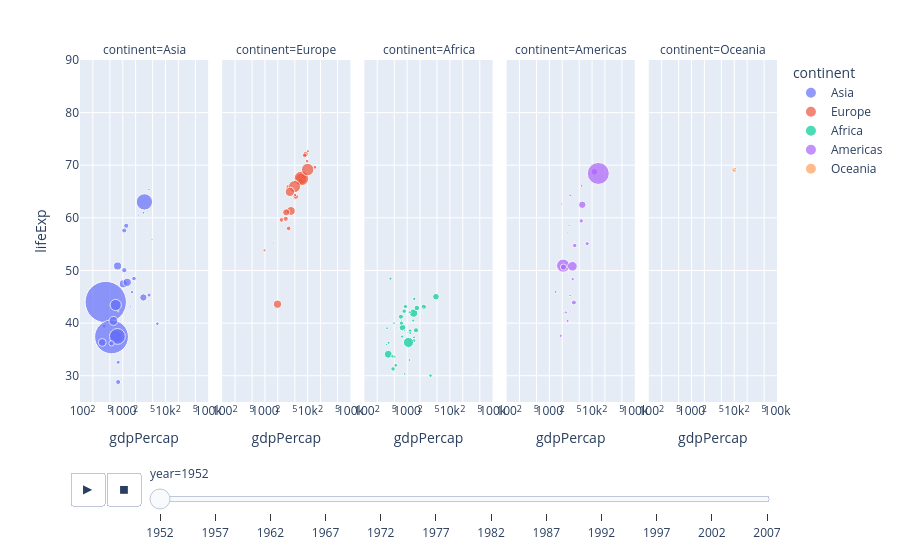

Notebook code cell kept with this figure:
### Markdown cell above
### Animations
Plotly makes it very easy to create animations

### Code cell
df = px.data.gapminder()
fig = px.scatter(df, x="gdpPercap", y="lifeExp", animation_frame="year", animation_group="country",
           size="pop", color="continent", hover_name="country", facet_col="continent",
           log_x=True, size_max=45, range_x=[100,100000], range_y=[25,90])
fig.show()

### Figure 1 — Plotly figure (JSON) as saved in the notebook; plotly's stock layout.template omitted (floating-point values rounded to 4 significant figures)
{"data": [{"hovertemplate": "<b>%{hovertext}</b><br><br>continent=Asia<br>year=1952<br>gdpPercap=%{x}<br>lifeExp=%{y}<br>pop=%{marker.size}<extra></extra>", "hovertext": ["Afghanistan", "Bahrain", "Bangladesh", "Cambodia", "China", "Hong Kong, China", "India", "Indonesia", "Iran", "Iraq", "Israel", "Japan", "Jordan", "Korea, Dem. Rep.", "Korea, Rep.", "Kuwait", "Lebanon", "Malaysia", "Mongolia", "Myanmar", "Nepal", "Oman", "Pakistan", "Philippines", "Saudi Arabia", "Singapore", "Sri Lanka", "Syria", "Taiwan", "Thailand", "Vietnam", "West Bank and Gaza", "Yemen, Rep."], "ids": ["Afghanistan", "Bahrain", "Bangladesh", "Cambodia", "China", "Hong Kong, China", "India", "Indonesia", "Iran", "Iraq", "Israel", "Japan", "Jordan", "Korea, Dem. Rep.", "Korea, Rep.", "Kuwait", "Lebanon", "Malaysia", "Mongolia", "Myanmar", "Nepal", "Oman", "Pakistan", "Philippines", "Saudi Arabia", "Singapore", "Sri Lanka", "Syria", "Taiwan", "Thailand", "Vietnam", "West Bank and Gaza", "Yemen, Rep."], "legendgroup": "Asia", "marker": {"color": "#636efa", "size": [8425333, 120447, 46886859, 4693836, 556263527, 2125900, 372000000, 82052000, 17272000, 5441766, 1620914, 86459025, 607914, 8865488, 20947571, 160000, 1439529, 6748378, 800663, 20092996, 9182536, 507833, 41346560, 22438691, 4005677, 1127000, 7982342, 3661549, 8550362, 21289402, 26246839, 1030585, 4963829], "sizemode": "area", "sizeref": 651200.0, "symbol": "circle"}, "mode": "markers", "name": "Asia", "orientation": "v", "showlegend": true, "type": "scatter", "x": [779.4, 9867.0, 684.2, 368.5, 400.4, 3054.0, 546.6, 749.7, 3035.0, 4130.0, 4087.0, 3217.0, 1547.0, 1088.0, 1031.0, 108400.0, 4835.0, 1831.0, 786.6, 331, 545.9, 1828.0, 684.6, 1273.0, 6460.0, 2315.0, 1084.0, 1643.0, 1207.0, 757.8, 605.1, 1516.0, 781.7], "xaxis": "x", "y": [28.8, 50.94, 37.48, 39.42, 44, 60.96, 37.37, 37.47, 44.87, 45.32, 65.39, 63.03, 43.16, 50.06, 47.45, 55.56, 55.93, 48.46, 42.24, 36.32, 36.16, 37.58, 43.44, 47.75, 39.88, 60.4, 57.59, 45.88, 58.5, 50.85, 40.41, 43.16, 32.55], "yaxis": "y"}, {"hovertemplate": "<b>%{hovertext}</b><br><br>continent=Europe<br>year=1952<br>gdpPercap=%{x}<br>lifeExp=%{y}<br>pop=%{marker.size}<extra></extra>", "hovertext": ["Albania", "Austria", "Belgium", "Bosnia and Herzegovina", "Bulgaria", "Croatia", "Czech Republic", "Denmark", "Finland", "France", "Germany", "Greece", "Hungary", "Iceland", "Ireland", "Italy", "Montenegro", "Netherlands", "Norway", "Poland", "Portugal", "Romania", "Serbia", "Slovak Republic", "Slovenia", "Spain", "Sweden", "Switzerland", "Turkey", "United Kingdom"], "ids": ["Albania", "Austria", "Belgium", "Bosnia and Herzegovina", "Bulgaria", "Croatia", "Czech Republic", "Denmark", "Finland", "France", "Germany", "Greece", "Hungary", "Iceland", "Ireland", "Italy", "Montenegro", "Netherlands", "Norway", "Poland", "Portugal", "Romania", "Serbia", "Slovak Republic", "Slovenia", "Spain", "Sweden", "Switzerland", "Turkey", "United Kingdom"], "legendgroup": "Europe", "marker": {"color": "#EF553B", "size": [1282697, 6927772, 8730405, 2791000, 7274900, 3882229, 9125183, 4334000, 4090500, 42459667, 69145952, 7733250, 9504000, 147962, 2952156, 47666000, 413834, 10381988, 3327728, 25730551, 8526050, 16630000, 6860147, 3558137, 1489518, 28549870, 7124673, 4815000, 22235677, 50430000], "sizemode": "area", "sizeref": 651200.0, "symbol": "circle"}, "mode": "markers", "name": "Europe", "orientation": "v", "showlegend": true, "type": "scatter", "x": [1601.0, 6137.0, 8343.0, 973.5, 2444.0, 3119.0, 6876.0, 9692.0, 6425.0, 7030.0, 7144.0, 3531.0, 5264.0, 7268.0, 5210.0, 4931.0, 2648.0, 8942.0, 10100.0, 4029.0, 3068.0, 3145.0, 3581.0, 5075.0, 4215.0, 3834.0, 8528.0, 14730.0, 1969.0, 9980.0], "xaxis": "x2", "y": [55.23, 66.8, 68, 53.82, 59.6, 61.21, 66.87, 70.78, 66.55, 67.41, 67.5, 65.86, 64.03, 72.49, 66.91, 65.94, 59.16, 72.13, 72.67, 61.31, 59.82, 61.05, 58.0, 64.36, 65.57, 64.94, 71.86, 69.62, 43.59, 69.18], "yaxis": "y2"}, {"hovertemplate": "<b>%{hovertext}</b><br><br>continent=Africa<br>year=1952<br>gdpPercap=%{x}<br>lifeExp=%{y}<br>pop=%{marker.size}<extra></extra>", "hovertext": ["Algeria", "Angola", "Benin", "Botswana", "Burkina Faso", "Burundi", "Cameroon", "Central African Republic", "Chad", "Comoros", "Congo, Dem. Rep.", "Congo, Rep.", "Cote d'Ivoire", "Djibouti", "Egypt", "Equatorial Guinea", "Eritrea", "Ethiopia", "Gabon", "Gambia", "Ghana", "Guinea", "Guinea-Bissau", "Kenya", "Lesotho", "Liberia", "Libya", "Madagascar", "Malawi", "Mali", "Mauritania", "Mauritius", "Morocco", "Mozambique", "Namibia", "Niger", "Nigeria", "Reunion", "Rwanda", "Sao Tome and Principe", "Senegal", "Sierra Leone", "Somalia", "South Africa", "Sudan", "Swaziland", "Tanzania", "Togo", "Tunisia", "Uganda", "Zambia", "Zimbabwe"], "ids": ["Algeria", "Angola", "Benin", "Botswana", "Burkina Faso", "Burundi", "Cameroon", "Central African Republic", "Chad", "Comoros", "Congo, Dem. Rep.", "Congo, Rep.", "Cote d'Ivoire", "Djibouti", "Egypt", "Equatorial Guinea", "Eritrea", "Ethiopia", "Gabon", "Gambia", "Ghana", "Guinea", "Guinea-Bissau", "Kenya", "Lesotho", "Liberia", "Libya", "Madagascar", "Malawi", "Mali", "Mauritania", "Mauritius", "Morocco", "Mozambique", "Namibia", "Niger", "Nigeria", "Reunion", "Rwanda", "Sao Tome and Principe", "Senegal", "Sierra Leone", "Somalia", "South Africa", "Sudan", "Swaziland", "Tanzania", "Togo", "Tunisia", "Uganda", "Zambia", "Zimbabwe"], "legendgroup": "Africa", "marker": {"color": "#00cc96", "size": [9279525, 4232095, 1738315, 442308, 4469979, 2445618, 5009067, 1291695, 2682462, 153936, 14100005, 854885, 2977019, 63149, 22223309, 216964, 1438760, 20860941, 420702, 284320, 5581001, 2664249, 580653, 6464046, 748747, 863308, 1019729, 4762912, 2917802, 3838168, 1022556, 516556, 9939217, 6446316, 485831, 3379468, 33119096, 257700, 2534927, 60011, 2755589, 2143249, 2526994, 14264935, 8504667, 290243, 8322925, 1219113, 3647735, 5824797, 2672000, 3080907], "sizemode": "area", "sizeref": 651200.0, "symbol": "circle"}, "mode": "markers", "name": "Africa", "orientation": "v", "showlegend": true, "type": "scatter", "x": [2449.0, 3521.0, 1063.0, 851.2, 543.3, 339.3, 1173.0, 1071.0, 1179.0, 1103.0, 780.5, 2126.0, 1389.0, 2670.0, 1419.0, 375.6, 328.9, 362.1, 4293.0, 485.2, 911.3, 510.2, 299.9, 853.5, 298.8, 575.6, 2388.0, 1443.0, 369.2, 452.3, 743.1, 1968.0, 1688.0, 468.5, 2424.0, 761.9, 1077.0, 2719.0, 493.3, 879.6, 1450.0, 879.8, 1136.0, 4725.0, 1616.0, 1148.0, 716.7, 859.8, 1468.0, 734.8, 1147.0, 406.9], "xaxis": "x3", "y": [43.08, 30.02, 38.22, 47.62, 31.98, 39.03, 38.52, 35.46, 38.09, 40.72, 39.14, 42.11, 40.48, 34.81, 41.89, 34.48, 35.93, 34.08, 37.0, 30, 43.15, 33.61, 32.5, 42.27, 42.14, 38.48, 42.72, 36.68, 36.26, 33.69, 40.54, 50.99, 42.87, 31.29, 41.73, 37.44, 36.32, 52.72, 40, 46.47, 37.28, 30.33, 32.98, 45.01, 38.63, 41.41, 41.22, 38.6, 44.6, 39.98, 42.04, 48.45], "yaxis": "y3"}, {"hovertemplate": "<b>%{hovertext}</b><br><br>continent=Americas<br>year=1952<br>gdpPercap=%{x}<br>lifeExp=%{y}<br>pop=%{marker.size}<extra></extra>", "hovertext": ["Argentina", "Bolivia", "Brazil", "Canada", "Chile", "Colombia", "Costa Rica", "Cuba", "Dominican Republic", "Ecuador", "El Salvador", "Guatemala", "Haiti", "Honduras", "Jamaica", "Mexico", "Nicaragua", "Panama", "Paraguay", "Peru", "Puerto Rico", "Trinidad and Tobago", "United States", "Uruguay", "Venezuela"], "ids": ["Argentina", "Bolivia", "Brazil", "Canada", "Chile", "Colombia", "Costa Rica", "Cuba", "Dominican Republic", "Ecuador", "El Salvador", "Guatemala", "Haiti", "Honduras", "Jamaica", "Mexico", "Nicaragua", "Panama", "Paraguay", "Peru", "Puerto Rico", "Trinidad and Tobago", "United States", "Uruguay", "Venezuela"], "legendgroup": "Americas", "marker": {"color": "#ab63fa", "size": [17876956, 2883315, 56602560, 14785584, 6377619, 12350771, 926317, 6007797, 2491346, 3548753, 2042865, 3146381, 3201488, 1517453, 1426095, 30144317, 1165790, 940080, 1555876, 8025700, 2227000, 662850, 157553000, 2252965, 5439568], "sizemode": "area", "sizeref": 651200.0, "symbol": "circle"}, "mode": "markers", "name": "Americas", "orientation": "v", "showlegend": true, "type": "scatter", "x": [5911.0, 2677.0, 2109.0, 11370.0, 3940.0, 2144.0, 2627.0, 5587.0, 1398.0, 3522.0, 3048.0, 2428.0, 1840.0, 2195.0, 2899.0, 3478.0, 3112.0, 2480.0, 1952.0, 3759.0, 3082.0, 3023.0, 13990.0, 5717.0, 7690.0], "xaxis": "x4", "y": [62.48, 40.41, 50.92, 68.75, 54.74, 50.64, 57.21, 59.42, 45.93, 48.36, 45.26, 42.02, 37.58, 41.91, 58.53, 50.79, 42.31, 55.19, 62.65, 43.9, 64.28, 59.1, 68.44, 66.07, 55.09], "yaxis": "y4"}, {"hovertemplate": "<b>%{hovertext}</b><br><br>continent=Oceania<br>year=1952<br>gdpPercap=%{x}<br>lifeExp=%{y}<br>pop=%{marker.size}<extra></extra>", "hovertext": ["Australia", "New Zealand"], "ids": ["Australia", "New Zealand"], "legendgroup": "Oceania", "marker": {"color": "#FFA15A", "size": [8691212, 1994794], "sizemode": "area", "sizeref": 651200.0, "symbol": "circle"}, "mode": "markers", "name": "Oceania", "orientation": "v", "showlegend": true, "type": "scatter", "x": [10040.0, 10560.0], "xaxis": "x5", "y": [69.12, 69.39], "yaxis": "y5"}], "layout": {"annotations": [{"font": {}, "showarrow": false, "text": "continent=Asia", "x": 0.092, "xanchor": "center", "xref": "paper", "y": 1, "yanchor": "bottom", "yref": "paper"}, {"font": {}, "showarrow": false, "text": "continent=Europe", "x": 0.296, "xanchor": "center", "xref": "paper", "y": 1, "yanchor": "bottom", "yref": "paper"}, {"font": {}, "showarrow": false, "text": "continent=Africa", "x": 0.5, "xanchor": "center", "xref": "paper", "y": 1, "yanchor": "bottom", "yref": "paper"}, {"font": {}, "showarrow": false, "text": "continent=Americas", "x": 0.704, "xanchor": "center", "xref": "paper", "y": 1, "yanchor": "bottom", "yref": "paper"}, {"font": {}, "showarrow": false, "text": "continent=Oceania", "x": 0.908, "xanchor": "center", "xref": "paper", "y": 1, "yanchor": "bottom", "yref": "paper"}], "autosize": true, "legend": {"itemsizing": "constant", "title": {"text": "continent"}, "tracegroupgap": 0}, "margin": {"t": 60}, "sliders": [{"active": 0, "currentvalue": {"prefix": "year="}, "len": 0.9, "pad": {"b": 10, "t": 60}, "steps": [{"args": [["1952"], {"frame": {"duration": 0, "redraw": false}, "fromcurrent": true, "mode": "immediate", "transition": {"duration": 0, "easing": "linear"}}], "label": "1952", "method": "animate"}, {"args": [["1957"], {"frame": {"duration": 0, "redraw": false}, "fromcurrent": true, "mode": "immediate", "transition": {"duration": 0, "easing": "linear"}}], "label": "1957", "method": "animate"}, {"args": [["1962"], {"frame": {"duration": 0, "redraw": false}, "fromcurrent": true, "mode": "immediate", "transition": {"duration": 0, "easing": "linear"}}], "label": "1962", "method": "animate"}, {"args": [["1967"], {"frame": {"duration": 0, "redraw": false}, "fromcurrent": true, "mode": "immediate", "transition": {"duration": 0, "easing": "linear"}}], "label": "1967", "method": "animate"}, {"args": [["1972"], {"frame": {"duration": 0, "redraw": false}, "fromcurrent": true, "mode": "immediate", "transition": {"duration": 0, "easing": "linear"}}], "label": "1972", "method": "animate"}, {"args": [["1977"], {"frame": {"duration": 0, "redraw": false}, "fromcurrent": true, "mode": "immediate", "transition": {"duration": 0, "easing": "linear"}}], "label": "1977", "method": "animate"}, {"args": [["1982"], {"frame": {"duration": 0, "redraw": false}, "fromcurrent": true, "mode": "immediate", "transition": {"duration": 0, "easing": "linear"}}], "label": "1982", "method": "animate"}, {"args": [["1987"], {"frame": {"duration": 0, "redraw": false}, "fromcurrent": true, "mode": "immediate", "transition": {"duration": 0, "easing": "linear"}}], "label": "1987", "method": "animate"}, {"args": [["1992"], {"frame": {"duration": 0, "redraw": false}, "fromcurrent": true, "mode": "immediate", "transition": {"duration": 0, "easing": "linear"}}], "label": "1992", "method": "animate"}, {"args": [["1997"], {"frame": {"duration": 0, "redraw": false}, "fromcurrent": true, "mode": "immediate", "transition": {"duration": 0, "easing": "linear"}}], "label": "1997", "method": "animate"}, {"args": [["2002"], {"frame": {"duration": 0, "redraw": false}, "fromcurrent": true, "mode": "immediate", "transition": {"duration": 0, "easing": "linear"}}], "label": "2002", "method": "animate"}, {"args": [["2007"], {"frame": {"duration": 0, "redraw": false}, "fromcurrent": true, "mode": "immediate", "transition": {"duration": 0, "easing": "linear"}}], "label": "2007", "method": "animate"}], "x": 0.1, "xanchor": "left", "y": 0, "yanchor": "top"}], "updatemenus": [{"buttons": [{"args": [null, {"frame": {"duration": 500, "redraw": false}, "fromcurrent": true, "mode": "immediate", "transition": {"duration": 500, "easing": "linear"}}], "label": "&#9654;", "method": "animate"}, {"args": [[null], {"frame": {"duration": 0, "redraw": false}, "fromcurrent": true, "mode": "immediate", "transition": {"duration": 0, "easing": "linear"}}], "label": "&#9724;", "method": "animate"}], "direction": "left", "pad": {"r": 10, "t": 70}, "showactive": false, "type": "buttons", "x": 0.1, "xanchor": "right", "y": 0, "yanchor": "top"}], "xaxis": {"anchor": "y", "domain": [0, 0.184], "range": [2, 5], "title": {"text": "gdpPercap"}, "type": "log"}, "xaxis2": {"anchor": "y2", "domain": [0.204, 0.388], "matches": "x", "range": [2, 5], "title": {"text": "gdpPercap"}, "type": "log"}, "xaxis3": {"anchor": "y3", "domain": [0.408, 0.592], "matches": "x", "range": [2, 5], "title": {"text": "gdpPercap"}, "type": "log"}, "xaxis4": {"anchor": "y4", "domain": [0.612, 0.796], "matches": "x", "range": [2, 5], "title": {"text": "gdpPercap"}, "type": "log"}, "xaxis5": {"anchor": "y5", "domain": [0.816, 1], "matches": "x", "range": [2, 5], "title": {"text": "gdpPercap"}, "type": "log"}, "yaxis": {"anchor": "x", "domain": [0, 1], "range": [25, 90], "title": {"text": "lifeExp"}, "type": "linear"}, "yaxis2": {"anchor": "x2", "domain": [0, 1], "matches": "y", "showticklabels": false, "type": "linear"}, "yaxis3": {"anchor": "x3", "domain": [0, 1], "matches": "y", "showticklabels": false, "type": "linear"}, "yaxis4": {"anchor": "x4", "domain": [0, 1], "matches": "y", "showticklabels": false, "type": "linear"}, "yaxis5": {"anchor": "x5", "domain": [0, 1], "matches": "y", "showticklabels": false, "type": "linear"}}}
